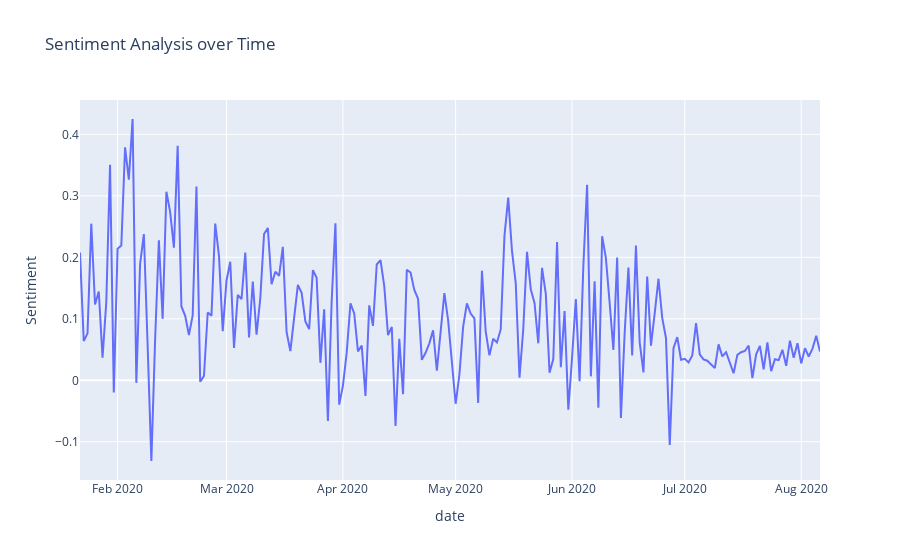

The cell this chart's notebook holds for it:
### Code cell
fig = px.line(groupby_df_mean,x='date', y="Sentiment", title = 'Sentiment Analysis over Time')
plt.figure(figsize=(20,5))
#ax2= px.bar(Master_tweet_df, x='date',y='positive',color='positive', title = 'Sentiment Analysis in Relation to Cases')
fig.show()

### Figure 1 — Plotly figure (JSON) as saved in the notebook; plotly's stock layout.template omitted (floating-point values rounded to 4 significant figures; data arrays with more than 128 entries replaced by an {"elided": "..."} marker saying what was removed)
{"data": [{"hovertemplate": "date=%{x}<br>Sentiment=%{y}<extra></extra>", "legendgroup": "", "line": {"color": "#636efa", "dash": "solid"}, "mode": "lines", "name": "", "orientation": "v", "showlegend": false, "type": "scatter", "x": {"elided": "198 str values"}, "xaxis": "x", "y": {"elided": "198 float values"}, "yaxis": "y"}], "layout": {"legend": {"tracegroupgap": 0}, "title": {"text": "Sentiment Analysis over Time"}, "xaxis": {"anchor": "y", "domain": [0, 1], "title": {"text": "date"}}, "yaxis": {"anchor": "x", "domain": [0, 1], "title": {"text": "Sentiment"}}}}
